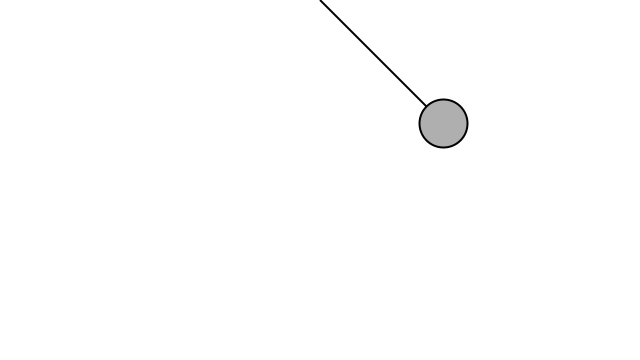
Frame 1 (no input)
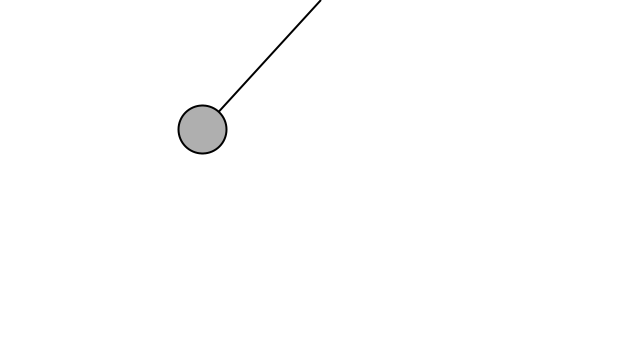
Frame 60 (the mouse pressed at the canvas centre just before this capture)
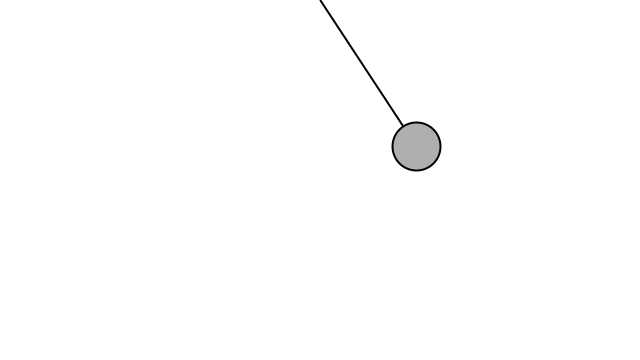
Frame 120 (the mouse held since frame 60 and released just before this capture)

The Processing sketch that drew these frames (run headless with seeded random() and noise(); from frame 60 on, the mouse is pressed at the canvas centre):

// Processing sketch: pendulum_shiffman
// ── pendulum_shiffman.pde
Pendulum p;

void setup() {
  size(640,360);
  // Make a new Pendulum with an origin position and armlength
  p = new Pendulum(new PVector(width/2,0),175);

}

void draw() {

  background(255);
  p.go();
}

void mousePressed() {
  p.clicked(mouseX,mouseY);
}

void mouseReleased() {
  p.stopDragging();
}

// ── pendulum.pde
class Pendulum {

  PVector position;    // position of pendulum ball
  PVector origin;      // position of arm origin
  float r;             // Length of arm
  float angle;         // Pendulum arm angle
  float aVelocity;     // Angle velocity
  float aAcceleration; // Angle acceleration

    float ballr;         // Ball radius
  float damping;       // Arbitary damping amount

  boolean dragging = false;

  // This constructor could be improved to allow a greater variety of pendulums
  Pendulum(PVector origin_, float r_) {
    // Fill all variables
    origin = origin_.get();
    position = new PVector();
    r = r_;
    angle = PI/4;

    aVelocity = 0.0;
    aAcceleration = 0.0;
    damping = 1;   // Arbitrary damping
    ballr = 48.0;      // Arbitrary ball radius
  }

  void go() {
    update();
    drag();    //for user interaction
    display();
  }

  // Function to update position
  void update() {
    // As long as we aren't dragging the pendulum, let it swing!
    if (!dragging) {
      float gravity = 0.4;                              // Arbitrary constant
      aAcceleration = (-1 * gravity / r) * sin(angle);  // Calculate acceleration (see: http://www.myphysicslab.com/pendulum1.html)
      aVelocity += aAcceleration;                 // Increment velocity
      aVelocity *= damping;                       // Arbitrary damping
      angle += aVelocity;                         // Increment angle
    }
  }

  void display() {
    position.set(r*sin(angle), r*cos(angle), 0);         // Polar to cartesian conversion
    position.add(origin);                              // Make sure the position is relative to the pendulum's origin

    stroke(0);
    strokeWeight(2);
    // Draw the arm
    line(origin.x, origin.y, position.x, position.y);
    ellipseMode(CENTER);
    fill(175);
    if (dragging) fill(0);
    // Draw the ball
    ellipse(position.x, position.y, ballr, ballr);
  }


  // The methods below are for mouse interaction

  // This checks to see if we clicked on the pendulum ball
  void clicked(int mx, int my) {
    float d = dist(mx, my, position.x, position.y);
    if (d < ballr) {
      dragging = true;
    }
  }

  // This tells us we are not longer clicking on the ball
  void stopDragging() {
    if (dragging) {
      aVelocity = 0; // No velocity once you let go
      dragging = false;
    }
  }

  void drag() {
    // If we are draging the ball, we calculate the angle between the 
    // pendulum origin and mouse position
    // we assign that angle to the pendulum
    if (dragging) {
      PVector diff = PVector.sub(origin, new PVector(mouseX, mouseY));      // Difference between 2 points
      angle = atan2(-1*diff.y, diff.x) - radians(90);                      // Angle relative to vertical axis
    }
  }
}
